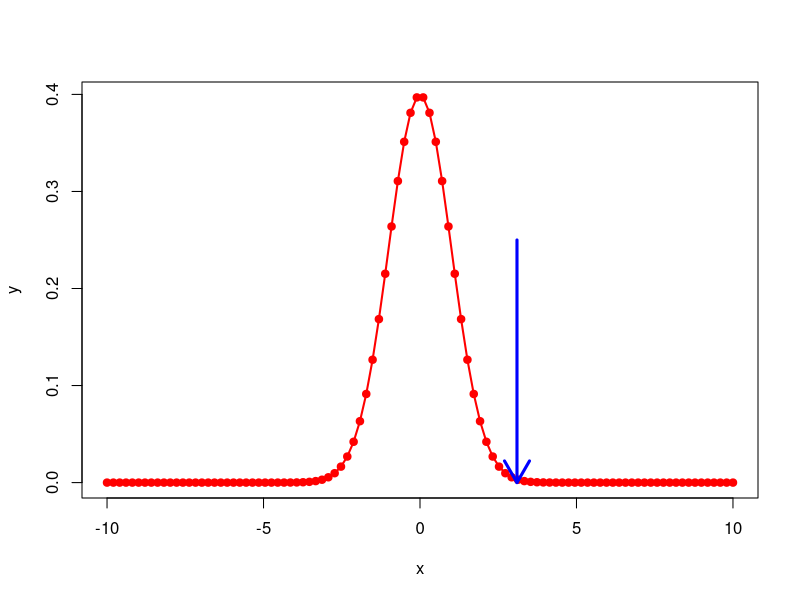
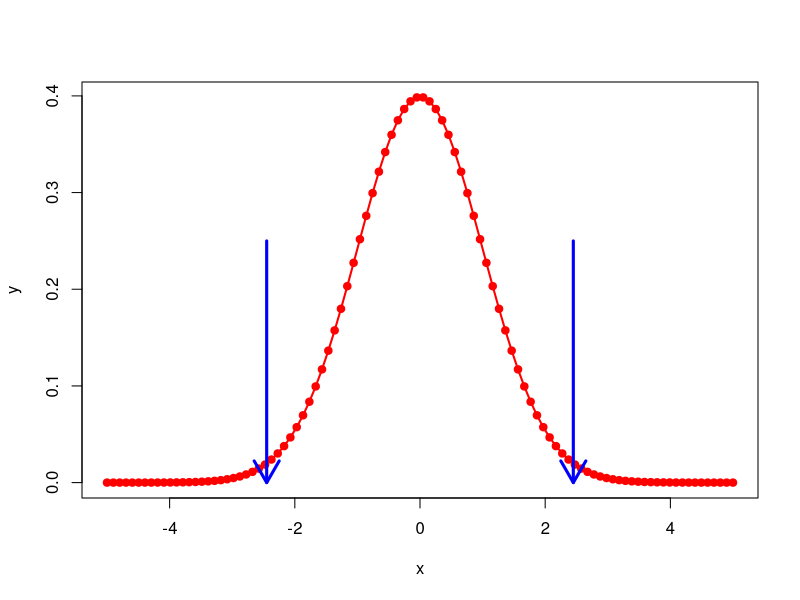
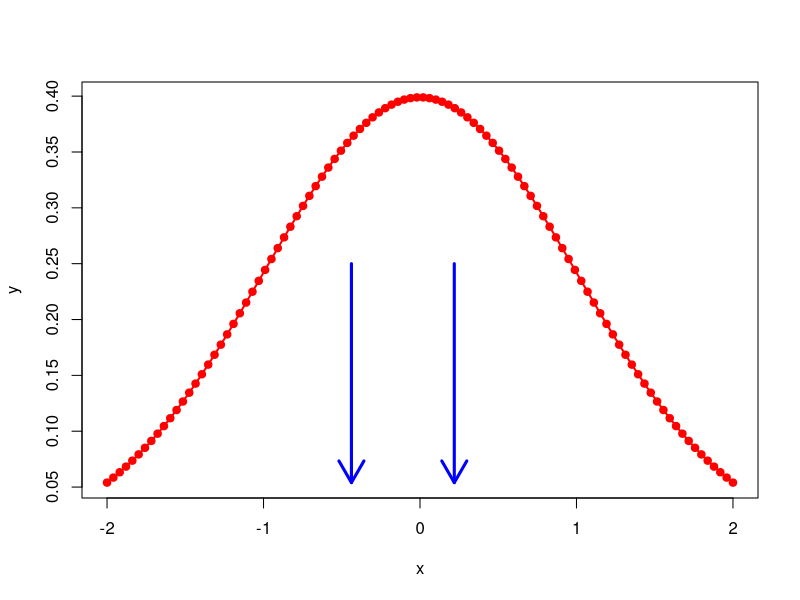
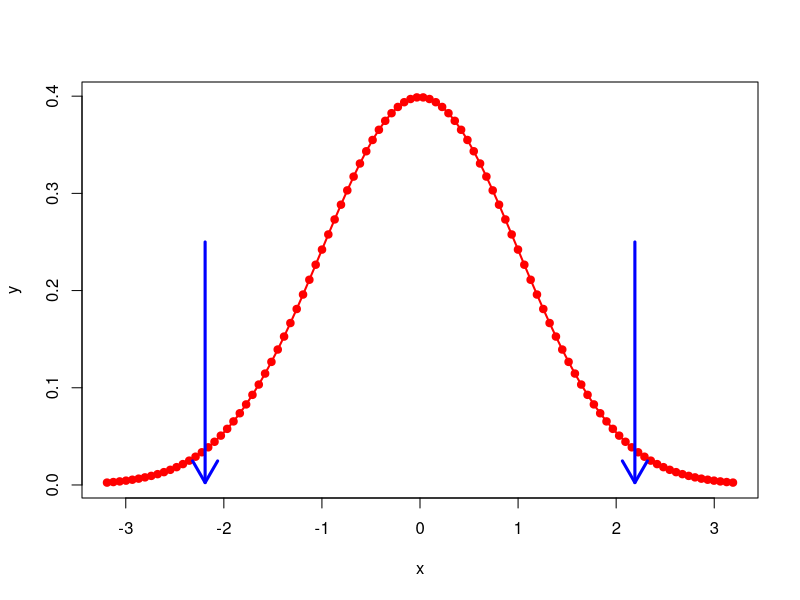
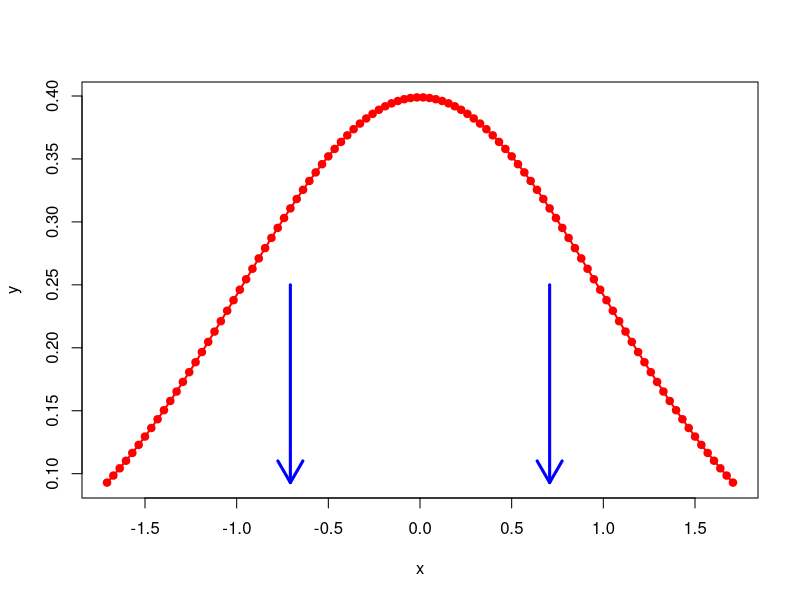
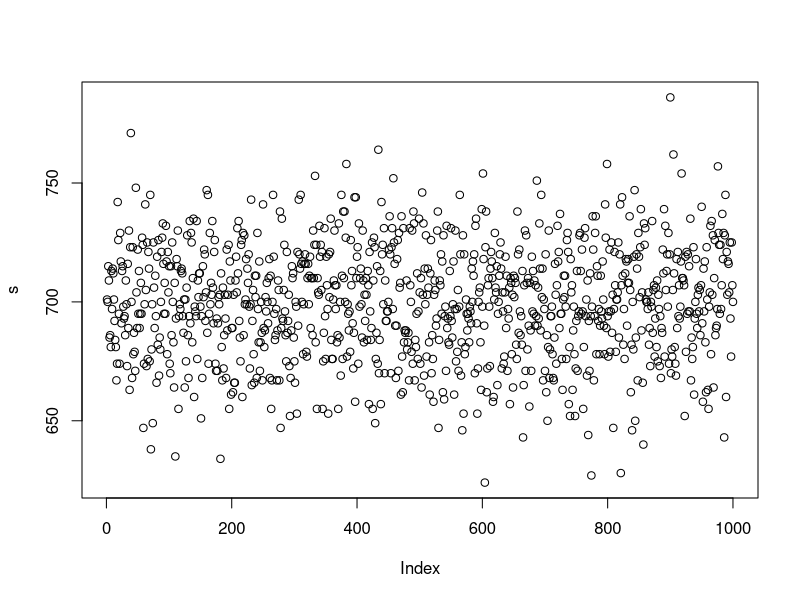
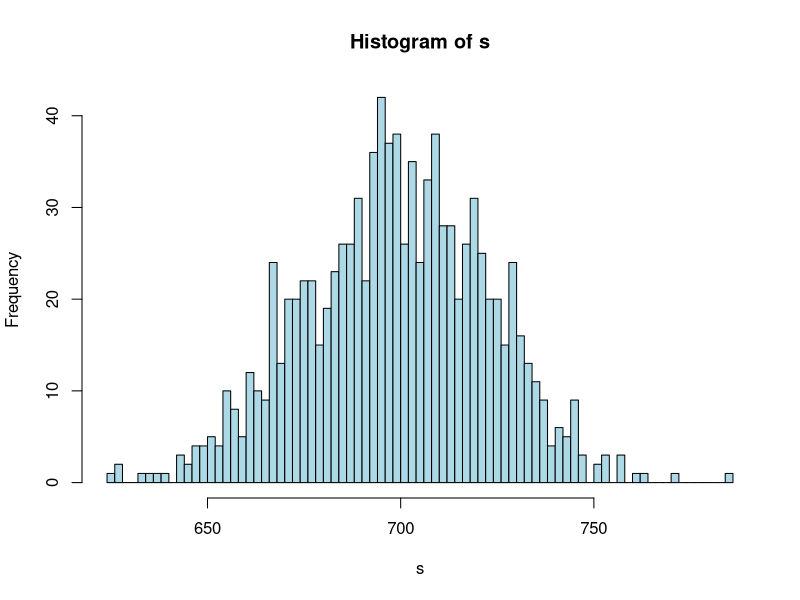
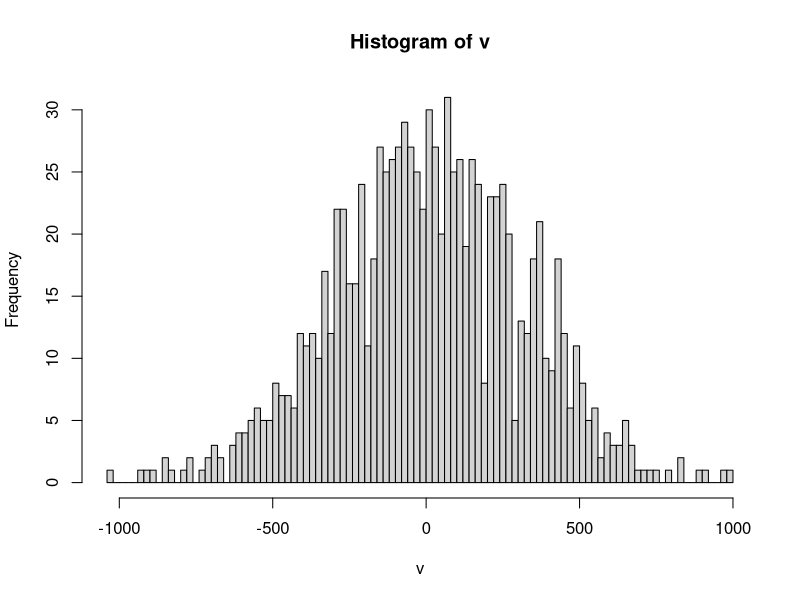

These figures' R source, in order:
## ---- chunk 1
rm(list = ls())

N = 1000 # Num of coin toss
p = 0.5

## ---- chunk 2
E_X = 0*0.5 + 1*0.5

## ---- chunk 3
VAR_X = (0 - E_X)^2*(1 - p) + (1 - E_X)^2*p

## ---- chunk 4
#rm(list = ls())

N = 1000
MAX_HEADS = 549
x_star = (549 - N*E_X)/(sqrt(N)*sqrt(VAR_X))
x_star
x = seq(-10, +10, length = 100)
y = dnorm(x, 0, 1)
plot(x, y, pch = 19, col = "red")
lines(x, y, col = "red", lwd = 2)
arrows(x_star, 0.25, x_star, 0, lwd = 3,  col = "blue")

P_min_star = pnorm(x_star, 0, 1)
P_min_star
## ---- chunk 5
N = 50
E_x = 1/2
VAR_X = 1/12
min = 20
max = 30
min_star = (min - N*E_X)/(sqrt(N)*sqrt(VAR_X))
max_star = (max - N*E_X)/(sqrt(N)*sqrt(VAR_X))

P_min_star = pnorm(min_star, 0, 1)
P_max_star = pnorm(max_star, 0, 1)

x = seq(-5, +5, length = 100)
y = dnorm(x, 0, 1)
plot(x, y, pch = 19, col = "red")
lines(x, y, col = "red", lwd = 2)
arrows(min_star, 0.25, min_star, 0, lwd = 3,  col = "blue")
arrows(max_star, 0.25, max_star, 0, lwd = 3,  col = "blue")

P_max_star - P_min_star
## ---- chunk 6
rm(list = ls())
N = 30
E_X = 6.2
VAR_X = 2.5^2

min_ave = 6.0
max_ave = 6.3

min_S_n = min_ave*30
max_S_n = max_ave*30

# get the standard
min_S_n_star = (min_S_n - N*E_X)/(sqrt(N)*sqrt(VAR_X))
max_S_n_star = (max_S_n - N*E_X)/(sqrt(N)*sqrt(VAR_X))

P_min_star = pnorm(min_S_n_star, 0, 1)
P_min_star
P_max_star = pnorm(max_S_n_star, 0, 1)
P_max_star

x = seq(-2, +2, length = 100)
y = dnorm(x, 0, 1)
plot(x, y, pch = 19, col = "red")
lines(x, y, col = "red", lwd = 2)
arrows(min_S_n_star, 0.25, min_S_n_star, min(y), lwd = 3,  col = "blue")
arrows(max_S_n_star, 0.25, max_S_n_star, min(y), lwd = 3,  col = "blue")

P_max_star - P_min_star

## ---- chunk 7
rm(list = ls())
N = 120
E_X = 1/2
VAR_X = 1/4

min_S_N = 48
max_S_N = 72

min_S_N_star = (min_S_N - N*E_X)/(sqrt(N)*sqrt(VAR_X))
max_S_N_star = (max_S_N - N*E_X)/(sqrt(N)*sqrt(VAR_X))

P_min_S_N_star = pnorm(min_S_N_star, 0, 1)
P_max_S_N_star = pnorm(max_S_N_star, 0, 1)

P_max_S_N_star - P_min_S_N_star

x = seq(min_S_N_star-2*sqrt(VAR_X), max_S_N_star+2*sqrt(VAR_X), length = 100)
y = dnorm(x, 0, 1)
plot(x, y, pch = 19, col = "red")
lines(x, y, col = "red", lwd = 2)
arrows(min_S_N_star, 0.25, min_S_N_star, min(y), lwd = 3,  col = "blue")
arrows(max_S_N_star, 0.25, max_S_N_star, min(y), lwd = 3,  col = "blue")

## ---- chunk 8
rm(list = ls())

N = 200
p = 1/2
faces = c(0, 1) # even face, odd face
E_X = sum(faces)*p
VAR_X = sum((faces - E_X)^2)/length(faces)

min_S_N = 95
max_S_N = 105

min_S_N_star = (min_S_N - N*E_X)/(sqrt(N)*sqrt(VAR_X))
max_S_N_star = (max_S_N - N*E_X)/(sqrt(N)*sqrt(VAR_X))

P_min_S_N_star = pnorm(min_S_N_star, 0, 1)
P_max_S_N_star = pnorm(max_S_N_star, 0, 1)

P_max_S_N_star - P_min_S_N_star

x = seq(min_S_N_star-2*sqrt(VAR_X), max_S_N_star+2*sqrt(VAR_X), length = 100)
y = dnorm(x, 0, 1)
plot(x, y, pch = 19, col = "red")
lines(x, y, col = "red", lwd = 2)
arrows(min_S_N_star, 0.25, min_S_N_star, min(y), lwd = 3,  col = "blue")
arrows(max_S_N_star, 0.25, max_S_N_star, min(y), lwd = 3,  col = "blue")

## ---- chunk 9
rm(list = ls())

N = 500
p = c(1/10, 9/10)
x_i = c(0, 1)
E_X = crossprod(p, x_i) # inner product
VAR_X = sum((x_i - E_X)^2)/length(x_i)

min_S_N = 50
max_S_N = 55

min_S_N_star = (min_S_N - N*E_X)/(sqrt(N)*sqrt(VAR_X))
max_S_N_star = (max_S_N - N*E_X)/(sqrt(N)*sqrt(VAR_X))


## ---- chunk 10
s = c()
for (i in 1:1000) {
  sample = sample(1:6, 200, replace = TRUE, prob = rep(1/6, 6))
  s = append(s, sum(sample))
}
plot(s)
hist(s, breaks = 100, col = "light blue")


## ---- chunk 11
rm(list = ls())
p = 0.5 # This is a fair coin
N = 100000 # Number of tosses

# use sample to sample from a vector (sample space)
v = c()
for (i in 1:1000) {
  s = cumsum(sample(c(-1, 1), size = N, replace = TRUE, prob = c(p, 1-p)))
  #print(s)
  v[i] = s[length(s)]
}
hist(v, breaks=100)

v = c()
for (i in 1:1000) {
  s = sum(sample(c(0, 1), size = N, replace = TRUE, prob = c(p, 1-p)))
  #print(s)
  v[i] = s
}
hist(v, breaks=100, col = "light blue")

# use rbinom to draw a number from a Bernoulli distribution
rbinom(n = 1, size = N, prob = p)

## ---- chunk 12
#Material taken from: http://www.rfortraders.com/simulation-of-a-coin-toss-in-r/
  
 # Create an empty list to store the results
 results <- list()
 for(i in 1:10000) {
     coinTosses   <- cumsum(sample(c(-1,1), 1000, replace = TRUE)) 
     results[[i]] <- coinTosses[length(coinTosses)]
 }
 
 # Unlist the list and create a histogram. Set a title and set the color and breaks
hist(unlist(results), main = "Histogram of all the final p&l's",col = "lightblue", breaks = 100)
 
 # Place a vertical line at 0 with a width of 2 in order to show the average of the distribution
 abline(v = 0, col = "red", lwd = 2)
